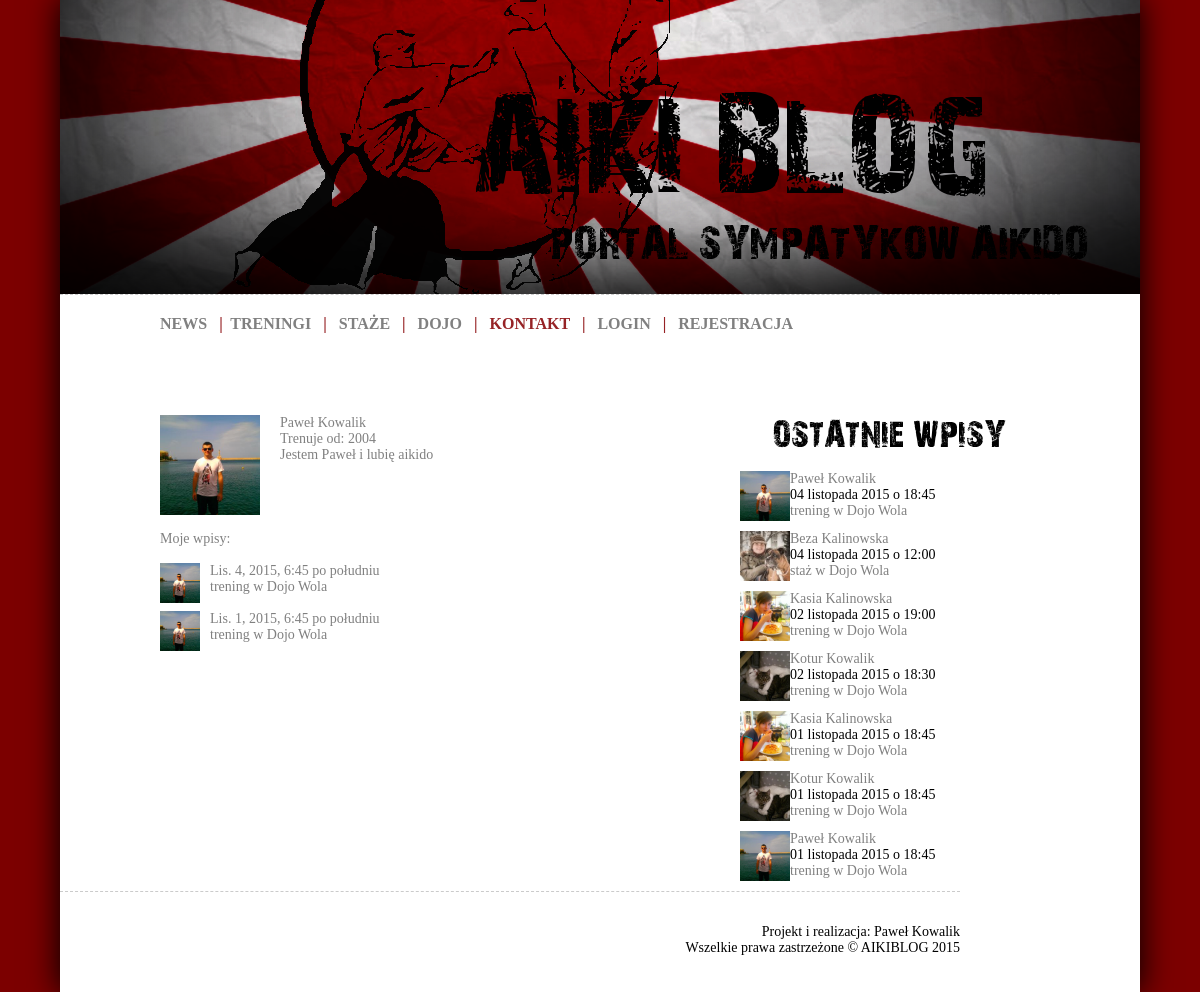
The page /user/1/ on the database its author committed.
### aikiblog/models.py (models this page shows, shortened)
class User(AbstractUser):
    SEX = (
        ('K','Kobieta'),
        ('M','Mężczyzna'),
    )
    avatar = models.ImageField(upload_to='static/avatars/%Y/%m/%d', null=True, blank=True)
    start_year = models.IntegerField(null=True, blank=True, verbose_name='Trenuje od')
    about_text = models.TextField(null=True, blank=True, verbose_name='O mnie')
    sex = models.CharField(max_length=1, choices=SEX, verbose_name='Płeć')

class Training(models.Model):
    TYPE = (
        ('T','trening'),
        ('S','staż'),
    )
    user = models.ForeignKey(User, verbose_name='Ćwiczący', null=True, blank=True)
    date = models.DateTimeField('Data i godzina treningu')
    place = models.ForeignKey(Dojo, verbose_name='Miejsce treningu')
    sensei = models.ForeignKey(Sensei, verbose_name='Sensei')
    slug = models.SlugField('Odnosnik', max_length=50, null=True, blank=True)
    techniques = models.ManyToManyField(TechTren, verbose_name='Techniki')
    type = models.CharField(max_length=1, choices=TYPE, verbose_name='Typ')
    notes = models.TextField(verbose_name="Notatki")
    class Meta:
        verbose_name = "Trening"
        verbose_name_plural = "Treningi"

class Dojo(models.Model):
    name = models.CharField('Nazwa dojo', max_length=50)
    slug = models.SlugField('Odnosnik', max_length=50)
    start_year = models.IntegerField(verbose_name='Rok założenia')
    city = models.CharField('Miasto', max_length=50)
    adress = models.CharField('Adres', max_length=50)
    sensei = models.ForeignKey(Sensei, verbose_name='Sensei')
    image1 = models.ImageField(upload_to='static/dojo', verbose_name='Zdjęcie 1')
    image2 = models.ImageField(upload_to='static/dojo', null=True, blank=True, verbose_name='Zdjęcie 2')
    image3 = models.ImageField(upload_to='static/dojo', null=True, blank=True, verbose_name='Zdjęcie 3')
    story = models.TextField(null=True, blank=True, verbose_name='Historia')
    trainings = models.TextField(null=True, blank=True, verbose_name='Treningi')
    users = models.ManyToManyField(User, blank=True, verbose_name='Byli tutaj')
    class Meta:
        verbose_name = "Dojo"
        verbose_name_plural = "Dojo"
    def __unicode__(self):
        return self.name

### aikiblog/views.py (the view)
# urls.py: url(r'^user/(?P<pk>[\w\-_]+)/$', UserDetail.as_view(), name='user-detail'),
class UserDetail(generic.DetailView):
    model = User
    def get_context_data(self, **kwargs):
        context = super(UserDetail, self).get_context_data(**kwargs)
        context['all_trainings'] = Training.objects.order_by('-date')[:7]
        context['all_user_trainings'] = Training.objects.order_by('-date')
        return context

### aikiblog/templates/aikiblog/user_detail.html (shortened to what this page needs)
{% extends "base.html" %}
{% block content %}
    <div id="post_avatar">
        <img src="{{ STATIC_URL|cut:'static/' }}{{ user.avatar }}" height=100/>
    </div>
    <div id="post_head_user_detail">
        {{ user.first_name }} {{ user.last_name }}<br>
        Trenuje od: {{ user.start_year }}<br>
        {{ user.about_text }}<br>
    </div>
    <div id="post_body_user_detail"><br>
        Moje wpisy:<br><br>
        {% for entry in all_user_trainings %}
            {% ifequal user.id entry.user.id %}
            <div id="post_body_avatar">
                <img src="{{ STATIC_URL|cut:'static/' }}{{ entry.user.avatar }}" height=40/>
            </div>
            <div id="post_body_entry">
                {{ entry.date }}<br>
                <a href="{% url "training-detail" entry.slug %}">
                {% ifequal entry.type "T" %}
                trening
                {% endifequal %}
                w {{ entry.place }}</a>
            </div><br><br><br>
            {% endifequal %}
        {% endfor %}
    </div>
{% endblock %}
{% block menuright %}
    {% include "aikiblog/parts/menuright.html" %}
{% endblock %}

### aikiblog/templates/aikiblog/parts/menuright.html
<div id="menuright">
        <div id="menuright_logo">
        </div>
        <br>
        {% for entry in all_trainings %}
        <div id="menuright_post">
            <div id="menuright_avatar">
                <a href="{% url "user-detail" entry.user.id %}"><img src="{{ STATIC_URL|cut:'static/' }}{{ entry.user.avatar }}" height=50/></a>
            </div>
            <div id="menuright_head">
                <a href="{% url "user-detail" entry.user.id %}">{{ entry.user.first_name }} {{ entry.user.last_name }}</a><br>
                {{ entry.date|date:"d E Y" }} o {{ entry.date|date:"H:i" }}<br>
                <a href="{% url "training-detail" entry.slug %}">
                {% ifequal entry.type "T" %}
                trening
                {% endifequal %}
                {% ifequal entry.type "S" %}
                staż
                {% endifequal %}
                w {{ entry.place }}</a>
            </div>
        </div>
        {% endfor %}
        <br>
    </div>

### static/style.css (style rules this page uses)
html, body { background-image:url(images/bg.png); background-color: #eeeeee; color: #000; margin: 0; padding: 0; text-align: center; text-shadow: 1px 1px 0px white; }
a:link { color: #808080; text-decoration: none; background-color: transparent; }
#menuright { width: 300px; float: right; height:auto; padding-right: 100px; }
#menuright_logo { background-image:url(images/recent_training.png); width: 300px; height: 40px; }
#menuright_post { height: 60px; float: left; }
#menuright_avatar { height: 50px; width: 50px; float: left; }
#menuright_head { width: 250px; float: right; font: 14px Verdana; text-align: left; }
#post_avatar { height: 70px; width: 70px; float: left; }
#post_head_user_detail { width: 440px; float: right; font: 14px Verdana; }
#post_body_user_detail { padding-top: 100px; }
#post_body_avatar { height: 40px; width: 40px; float: left; }
#post_body_entry { height: 40px; width: 510px; float: right; font: 14px Verdana; }

### rows shown on the page
User: avatar (picture), first_name "Paweł", last_name "Kowalik", start_year "2004", about_text "Jestem Paweł i lubię aikido"
Training: user.avatar (picture), date "Lis. 4, 2015, 6:45 po południu", place "Dojo Wola", user.first_name "Paweł", user.last_name "Kowalik", date "04 listopada 2015", date "18:45"
Training: user.avatar (picture), date "Lis. 1, 2015, 6:45 po południu", place "Dojo Wola", user.first_name "Paweł", user.last_name "Kowalik", date "01 listopada 2015", date "18:45"
Training: user.avatar (picture), user.first_name "Beza", user.last_name "Kalinowska", date "04 listopada 2015", date "12:00", place "Dojo Wola"
Training: user.avatar (picture), user.first_name "Kasia", user.last_name "Kalinowska", date "02 listopada 2015", date "19:00", place "Dojo Wola"
Training: user.avatar (picture), user.first_name "Kotur", user.last_name "Kowalik", date "02 listopada 2015", date "18:30", place "Dojo Wola"
Training: user.avatar (picture), user.first_name "Kasia", user.last_name "Kalinowska", date "01 listopada 2015", date "18:45", place "Dojo Wola"
Training: user.avatar (picture), user.first_name "Kotur", user.last_name "Kowalik", date "01 listopada 2015", date "18:45", place "Dojo Wola"
